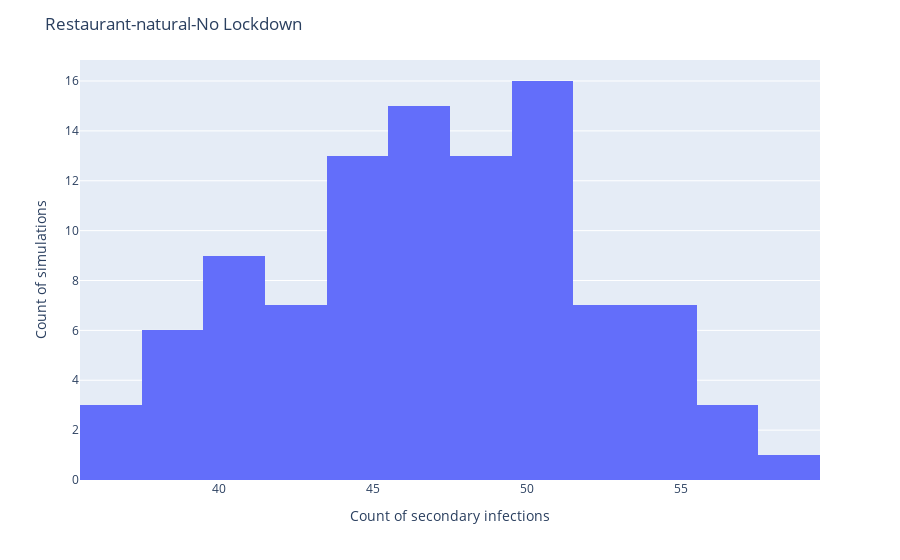

Notebook code cell kept with this figure:
### Code cell
import plotly.express as px
df = pd.DataFrame(results, columns=["Infections", "Total visitors", "Attack rate"])
fig = px.histogram(df, x="Infections")
fig.update_layout(
    title=simulation_name,
    xaxis_title="Count of secondary infections",
    yaxis_title="Count of simulations")
fig.show()
df.mean()

### Figure 1 — Plotly figure (JSON) as saved in the notebook; plotly's stock layout.template omitted (floating-point values rounded to 4 significant figures)
{"data": [{"alignmentgroup": "True", "bingroup": "x", "hovertemplate": "Infections=%{x}<br>count=%{y}<extra></extra>", "legendgroup": "", "marker": {"color": "#636efa"}, "name": "", "offsetgroup": "", "orientation": "v", "showlegend": false, "type": "histogram", "x": [48, 52, 55, 38, 45, 53, 43, 39, 49, 56, 49, 48, 54, 37, 43, 50, 51, 45, 52, 52, 54, 43, 37, 50, 41, 56, 44, 40, 41, 48, 51, 50, 45, 44, 44, 46, 46, 50, 47, 46, 50, 51, 45, 50, 40, 52, 49, 40, 58, 46, 52, 42, 54, 46, 46, 44, 39, 38, 48, 47, 39, 46, 51, 50, 48, 47, 45, 42, 46, 49, 42, 46, 39, 43, 44, 50, 54, 53, 46, 45, 50, 46, 48, 47, 49, 40, 55, 51, 40, 41, 51, 49, 50, 54, 57, 40, 48, 44, 37, 44], "xaxis": "x", "yaxis": "y"}], "layout": {"barmode": "relative", "legend": {"tracegroupgap": 0}, "margin": {"t": 60}, "title": {"text": "Restaurant-natural-No Lockdown"}, "xaxis": {"anchor": "y", "domain": [0, 1], "title": {"text": "Count of secondary infections"}}, "yaxis": {"anchor": "x", "domain": [0, 1], "title": {"text": "Count of simulations"}}}}
